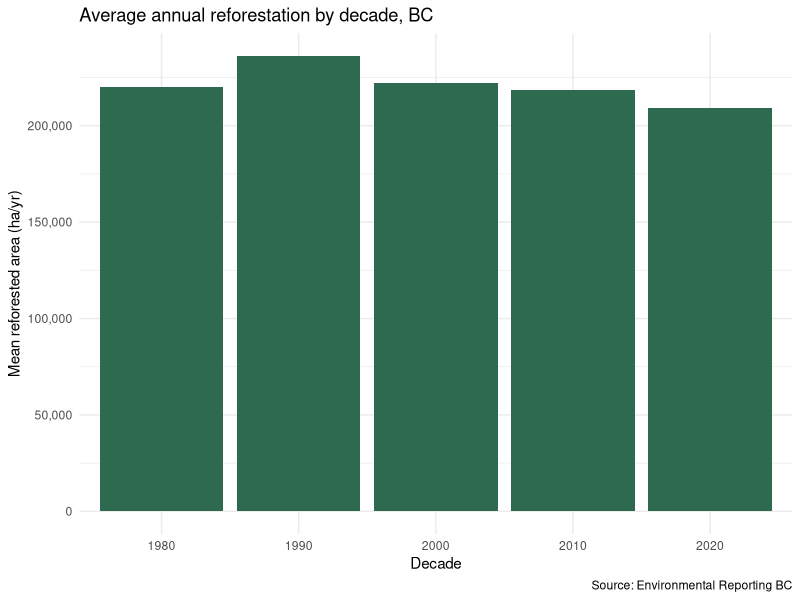

Recreate this plot in R.
## ---- chunk 1
#| include: false
library(tidyverse)
library(readxl)
library(here)
library(knitr)
## ---- chunk 2
bc <- read_excel(here("data", "bc_disturbance_reforestation.xlsx"),
                 sheet = "Data")

by_decade <- bc |>
  mutate(decade = floor(Fiscal_Year / 10) * 10) |>
  group_by(decade) |>
  summarise(
    n_years            = n(),
    mean_reforested_ha = round(mean(Reforestation_ha, na.rm = TRUE)),
    mean_harvested_ha  = round(mean(Harvested_ha,     na.rm = TRUE)),
    .groups = "drop"
  ) |>
  arrange(desc(mean_reforested_ha))

by_decade |> kable()
## ---- chunk 3
#| fig-alt: "Bar chart of mean annual reforested area by decade in British
#|   Columbia, showing which decade reforested the most on average."
by_decade |>
  ggplot(aes(x = factor(decade), y = mean_reforested_ha)) +
  geom_col(fill = "#2D6A4F") +
  scale_y_continuous(labels = scales::label_comma()) +
  labs(x = "Decade", y = "Mean reforested area (ha/yr)",
       title = "Average annual reforestation by decade, BC",
       caption = "Source: Environmental Reporting BC") +
  theme_minimal()
